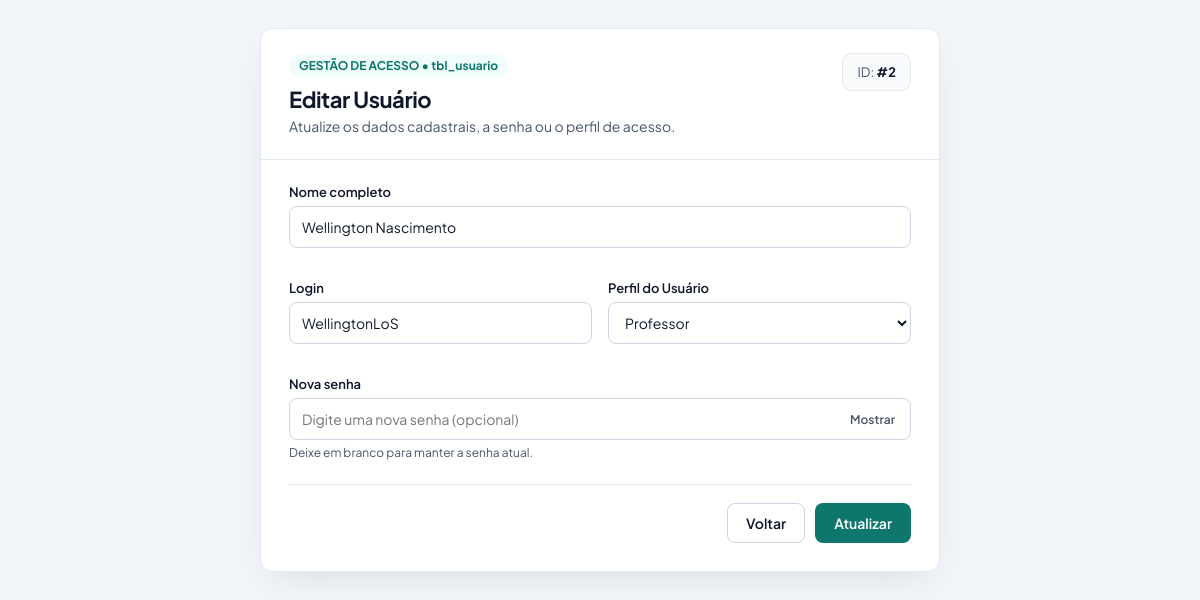
The app's page /index.php?controller=usuario&action=editar&id=2 (signed in) with its own data.
### tables this page shows
CREATE TABLE `tbl_usuario` (
  `id` int(11) NOT NULL,
  `nome` varchar(100) NOT NULL,
  `login` varchar(50) NOT NULL,
  `senha` varchar(255) NOT NULL,
  `perfil` varchar(50) NOT NULL
);

### app/controllers/UsuarioController.php (called while the page is built, shortened)
<?php
class UsuarioController {
    private $model;
    public function __construct() {
        $this->model = new Usuario();
    }
    public function editar() {
        $id = $_GET['id'] ?? null;
        $usuario = $this->model->find($id);
        require_once __DIR__ . '/../views/usuarios/editar.php';
    }
}

### config/Database.php (called while the page is built)
<?php
class Database {
    private static $host = "localhost";
    private static $dbname = "vidalab";
    private static $user = "root";
    private static $pass = "";
    private static $conexao = null;
    public static function getConnection() {
        if (self::$conexao === null) {
            try {
                self::$conexao = new PDO(
                    "mysql:host=" . self::$host . ";dbname=" . self::$dbname . ";charset=utf8",
                    self::$user,
                    self::$pass,
                    [
                        PDO::ATTR_ERRMODE => PDO::ERRMODE_EXCEPTION,
                        PDO::ATTR_DEFAULT_FETCH_MODE => PDO::FETCH_ASSOC
                    ]
                );
            } catch (PDOException $e) {
                die("Erro na conexão com o banco de dados: " . $e->getMessage());
            }
        }
        return self::$conexao;
    }
}

### app/models/Model.php (called while the page is built, shortened)
<?php
require_once __DIR__ . '/../../config/Database.php';
abstract class Model {
    protected $db;
    protected $table;
    protected $primaryKey = 'id';
    public function __construct() {
        $this->db = Database::getConnection();
    }
    public function find($id) {
        $sql = "SELECT * FROM {$this->table} WHERE {$this->primaryKey} = :id";
        $stmt = $this->db->prepare($sql);
        $stmt->execute(['id' => $id]);
        return $stmt->fetch();
    }
}

### app/views/usuarios/editar.php (the view, shortened to what this page needs)
<?php
$baseUrl = '/ProjetoModelo';
$usuario = $usuario ?? [];
$idUsuario = (int) ($usuario['id'] ?? ($_GET['id'] ?? 0));
$nomeAtual = (string) ($usuario['nome'] ?? '');
$loginAtual = (string) ($usuario['login'] ?? '');
$perfilAtual = strtolower(trim((string) ($usuario['perfil'] ?? 'aluno')));
?>
<!DOCTYPE html>
<html lang="pt-br">
<head>
</head>
<body>
    <div class="container">
        <div class="card">
            <div class="topo">
                <div>
                    <span class="badge-tag">GESTÃO DE ACESSO • tbl_usuario</span>
                    <h2>Editar Usuário</h2>
                    <p>Atualize os dados cadastrais, a senha ou o perfil de acesso.</p>
                </div>
                <?php if ($idUsuario > 0): ?>
                    <div class="resumo-usuario">
                        ID: <strong>#<?= $idUsuario ?></strong>
                    </div>
                <?php endif; ?>
            </div>
            <div class="corpo">
                <form action="<?= $baseUrl ?>/index.php?controller=usuario&action=editar<?= $idUsuario > 0 ? '&id=' . $idUsuario : '' ?>" method="POST">
                    <div class="grid-campos">
                        <div class="campo campo-full">
                            <label for="nome">Nome completo</label>
                            <input
                                type="text"
                                id="nome"
                                name="nome"
                                value="<?= htmlspecialchars($nomeAtual, ENT_QUOTES, 'UTF-8') ?>"
                                placeholder="Digite o nome completo"
                                required
                            >
                        </div>
                        <div class="campo">
                            <label for="login">Login</label>
                            <input
                                type="text"
                                id="login"
                                name="login"
                                value="<?= htmlspecialchars($loginAtual, ENT_QUOTES, 'UTF-8') ?>"
                                placeholder="Digite o login de acesso"
                                required
                            >
                        </div>
                        <div class="campo">
                            <label for="perfil">Perfil do Usuário</label>
                            <select id="perfil" name="perfil" required>
                                <option value="professor" <?= $perfilAtual === 'professor' ? 'selected' : '' ?>>Professor</option>
                            </select>
                        </div>
                        <div class="campo campo-full">
                            <label for="senha">Nova senha</label>
                            <div class="input-wrapper">
                                <input
                                    type="password"
                                    id="senha"
                                    name="senha"
                                    placeholder="Digite uma nova senha (opcional)"
                                    autocomplete="new-password"
                                >
                                <button type="button" class="toggle-senha" id="btnToggleSenha" aria-label="Mostrar ou ocultar senha">
                                    Mostrar
                                </button>
                            </div>
                            <span class="ajuda">Deixe em branco para manter a senha atual.</span>
                        </div>
                    </div>
                    <div class="acoes-form">
                        <a class="btn btn-outline" href="<?= $baseUrl ?>/index.php?controller=usuario&action=index">Voltar</a>
                        <button type="submit" class="btn btn-primary">Atualizar</button>
                    </div>
                </form>
            </div>
        </div>
    </div>
</body>
</html>

### app/views/usuarios/editar.php (style rules this page uses)
:root { --bg-page: #f1f5f9; --bg-card: #ffffff; --primary: #0f766e; --primary-hover: #115e59; --primary-soft: #f0fdfa; --text-main: #0f172a; --text-muted: #475569; --border: #e2e8f0; --input-border: #cbd5e1; --danger: #b91c1c; --danger-bg: #fef2f2; --danger-border: #fecaca; --success: #15803d; --success-bg: #f0fdf4; --success-border: #bbf7d0; --radius: 12px; --shadow: 0 14px 34px -14px rgba(15, 23, 42, 0.12); }
* { box-sizing: border-box; }
body { margin: 0; min-height: 100vh; font-family: 'Plus Jakarta Sans', system-ui, -apple-system, sans-serif; background: var(--bg-page); color: var(--text-main); padding: 28px 16px; }
.container { max-width: 680px; margin: 0 auto; }
.card { background: var(--bg-card); border: 1px solid var(--border); border-radius: var(--radius); box-shadow: var(--shadow); overflow: hidden; }
.topo { padding: 24px 28px; border-bottom: 1px solid var(--border); display: flex; flex-wrap: wrap; justify-content: space-between; align-items: flex-start; gap: 16px; }
.badge-tag { display: inline-block; font-size: 12px; font-weight: 700; color: var(--primary); background: var(--primary-soft); padding: 4px 10px; border-radius: 999px; margin-bottom: 8px; }
.topo h2 { margin: 0; font-size: 22px; font-weight: 700; letter-spacing: -0.02em; }
.topo p { margin: 4px 0 0; font-size: 14px; color: var(--text-muted); }
.resumo-usuario { background: #f8fafc; border: 1px solid var(--border); border-radius: 10px; padding: 10px 14px; font-size: 13px; color: var(--text-muted); }
.resumo-usuario strong { color: var(--text-main); }
.corpo { padding: 24px 28px 28px; }
.grid-campos { display: grid; grid-template-columns: repeat(2, minmax(0, 1fr)); gap: 16px; }
.campo { margin-bottom: 16px; }
.campo-full { grid-column: 1 / -1; }
.campo label { display: block; margin-bottom: 6px; font-size: 13px; font-weight: 600; color: var(--text-main); }
.ajuda { display: block; margin-top: 5px; font-size: 12px; color: var(--text-muted); }
.input-wrapper { position: relative; display: flex; align-items: center; }
.campo input[type="text"], .campo input[type="password"], .campo select { width: 100%; height: 42px; padding: 0 12px; font-family: inherit; font-size: 14px; color: var(--text-main); background: #ffffff; border: 1px solid var(--input-border); border-radius: 8px; transition: border-color 0.15s ease, box-shadow 0.15s ease; }
.campo input[type="password"] { padding-right: 76px; }
.toggle-senha { position: absolute; right: 8px; background: transparent; border: none; color: var(--text-muted); font-family: inherit; font-size: 12px; font-weight: 600; padding: 6px 8px; border-radius: 6px; cursor: pointer; }
.acoes-form { margin-top: 8px; padding-top: 18px; border-top: 1px solid var(--border); display: flex; flex-wrap: wrap; justify-content: flex-end; gap: 10px; }
.btn { display: inline-flex; align-items: center; justify-content: center; padding: 10px 18px; border-radius: 8px; font-family: inherit; font-size: 14px; font-weight: 600; text-decoration: none; border: 1px solid transparent; cursor: pointer; transition: all 0.15s ease; }
.btn-primary { background: var(--primary); color: #ffffff; }
.btn-outline { background: #ffffff; color: var(--text-main); border-color: var(--input-border); }

### records on screen
tbl_usuario: id "2", nome "Wellington Nascimento", login "WellingtonLoS", perfil "Professor"
